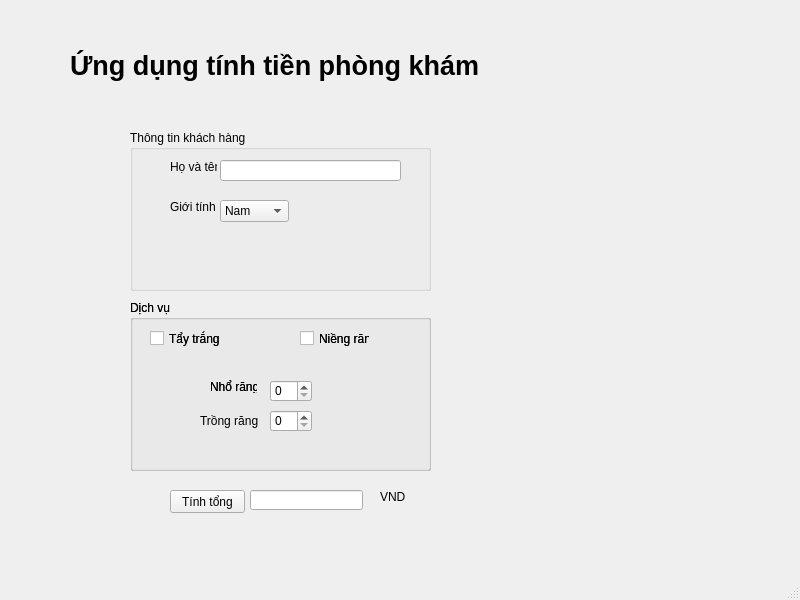
<?xml version="1.0" encoding="UTF-8"?>
<ui version="4.0">
 <class>MainWindow</class>
 <widget class="QMainWindow" name="MainWindow">
  <property name="geometry">
   <rect>
    <x>0</x>
    <y>0</y>
    <width>800</width>
    <height>600</height>
   </rect>
  </property>
  <property name="windowTitle">
   <string>MainWindow</string>
  </property>
  <widget class="QWidget" name="centralwidget">
   <widget class="QLabel" name="label">
    <property name="geometry">
     <rect>
      <x>70</x>
      <y>0</y>
      <width>461</width>
      <height>131</height>
     </rect>
    </property>
    <property name="font">
     <font>
      <pointsize>20</pointsize>
      <weight>75</weight>
      <bold>true</bold>
     </font>
    </property>
    <property name="text">
     <string>Ứng dụng tính tiền phòng khám</string>
    </property>
   </widget>
   <widget class="QGroupBox" name="groupBox">
    <property name="geometry">
     <rect>
      <x>130</x>
      <y>130</y>
      <width>301</width>
      <height>161</height>
     </rect>
    </property>
    <property name="title">
     <string>Thông tin khách hàng</string>
    </property>
    <widget class="QLineEdit" name="lineEdit">
     <property name="geometry">
      <rect>
       <x>90</x>
       <y>30</y>
       <width>181</width>
       <height>21</height>
      </rect>
     </property>
    </widget>
    <widget class="QLabel" name="label_2">
     <property name="geometry">
      <rect>
       <x>40</x>
       <y>30</y>
       <width>47</width>
       <height>13</height>
      </rect>
     </property>
     <property name="text">
      <string>Họ và tên</string>
     </property>
    </widget>
    <widget class="QLabel" name="label_3">
     <property name="geometry">
      <rect>
       <x>40</x>
       <y>70</y>
       <width>47</width>
       <height>13</height>
      </rect>
     </property>
     <property name="text">
      <string>Giới tính</string>
     </property>
    </widget>
    <widget class="QComboBox" name="comboBox">
     <property name="geometry">
      <rect>
       <x>90</x>
       <y>70</y>
       <width>69</width>
       <height>22</height>
      </rect>
     </property>
     <item>
      <property name="text">
       <string>Nam</string>
      </property>
     </item>
     <item>
      <property name="text">
       <string>Nữ</string>
      </property>
     </item>
    </widget>
   </widget>
   <widget class="QGroupBox" name="groupBox_2">
    <property name="geometry">
     <rect>
      <x>130</x>
      <y>300</y>
      <width>301</width>
      <height>171</height>
     </rect>
    </property>
    <property name="title">
     <string>Dịch vụ</string>
    </property>
    <widget class="QCheckBox" name="checkBox">
     <property name="geometry">
      <rect>
       <x>20</x>
       <y>30</y>
       <width>70</width>
       <height>17</height>
      </rect>
     </property>
     <property name="text">
      <string>Tẩy trắng</string>
     </property>
    </widget>
    <widget class="QCheckBox" name="checkBox_2">
     <property name="geometry">
      <rect>
       <x>170</x>
       <y>30</y>
       <width>70</width>
       <height>17</height>
      </rect>
     </property>
     <property name="text">
      <string>Niềng răng</string>
     </property>
    </widget>
    <widget class="QSpinBox" name="spinBox">
     <property name="geometry">
      <rect>
       <x>140</x>
       <y>80</y>
       <width>42</width>
       <height>22</height>
      </rect>
     </property>
    </widget>
    <widget class="QSpinBox" name="spinBox_2">
     <property name="geometry">
      <rect>
       <x>140</x>
       <y>110</y>
       <width>42</width>
       <height>22</height>
      </rect>
     </property>
    </widget>
    <widget class="QLabel" name="label_4">
     <property name="geometry">
      <rect>
       <x>80</x>
       <y>80</y>
       <width>47</width>
       <height>13</height>
      </rect>
     </property>
     <property name="text">
      <string>Nhổ răng</string>
     </property>
    </widget>
    <widget class="QGroupBox" name="groupBox_3">
     <property name="geometry">
      <rect>
       <x>0</x>
       <y>0</y>
       <width>301</width>
       <height>171</height>
      </rect>
     </property>
     <property name="title">
      <string>Dịch vụ</string>
     </property>
     <widget class="QCheckBox" name="checkBox_3">
      <property name="geometry">
       <rect>
        <x>20</x>
        <y>30</y>
        <width>70</width>
        <height>17</height>
       </rect>
      </property>
      <property name="text">
       <string>Tẩy trắng</string>
      </property>
     </widget>
     <widget class="QCheckBox" name="checkBox_4">
      <property name="geometry">
       <rect>
        <x>170</x>
        <y>30</y>
        <width>70</width>
        <height>17</height>
       </rect>
      </property>
      <property name="text">
       <string>Niềng răng</string>
      </property>
     </widget>
     <widget class="QSpinBox" name="spinBox_3">
      <property name="geometry">
       <rect>
        <x>140</x>
        <y>80</y>
        <width>42</width>
        <height>22</height>
       </rect>
      </property>
     </widget>
     <widget class="QSpinBox" name="spinBox_4">
      <property name="geometry">
       <rect>
        <x>140</x>
        <y>110</y>
        <width>42</width>
        <height>22</height>
       </rect>
      </property>
     </widget>
     <widget class="QLabel" name="label_5">
      <property name="geometry">
       <rect>
        <x>80</x>
        <y>80</y>
        <width>47</width>
        <height>13</height>
       </rect>
      </property>
      <property name="text">
       <string>Nhổ răng</string>
      </property>
     </widget>
     <widget class="QLabel" name="label_6">
      <property name="geometry">
       <rect>
        <x>70</x>
        <y>110</y>
        <width>61</width>
        <height>21</height>
       </rect>
      </property>
      <property name="text">
       <string>Trồng răng</string>
      </property>
     </widget>
    </widget>
   </widget>
   <widget class="QPushButton" name="pushButton">
    <property name="geometry">
     <rect>
      <x>170</x>
      <y>490</y>
      <width>75</width>
      <height>23</height>
     </rect>
    </property>
    <property name="text">
     <string>Tính tổng</string>
    </property>
   </widget>
   <widget class="QLineEdit" name="lineEdit_2">
    <property name="geometry">
     <rect>
      <x>250</x>
      <y>490</y>
      <width>113</width>
      <height>20</height>
     </rect>
    </property>
   </widget>
   <widget class="QLabel" name="label_7">
    <property name="geometry">
     <rect>
      <x>380</x>
      <y>490</y>
      <width>47</width>
      <height>13</height>
     </rect>
    </property>
    <property name="text">
     <string>VND</string>
    </property>
   </widget>
  </widget>
  <widget class="QMenuBar" name="menubar">
   <property name="geometry">
    <rect>
     <x>0</x>
     <y>0</y>
     <width>800</width>
     <height>21</height>
    </rect>
   </property>
  </widget>
  <widget class="QStatusBar" name="statusbar"/>
 </widget>
 <resources/>
 <connections/>
</ui>
